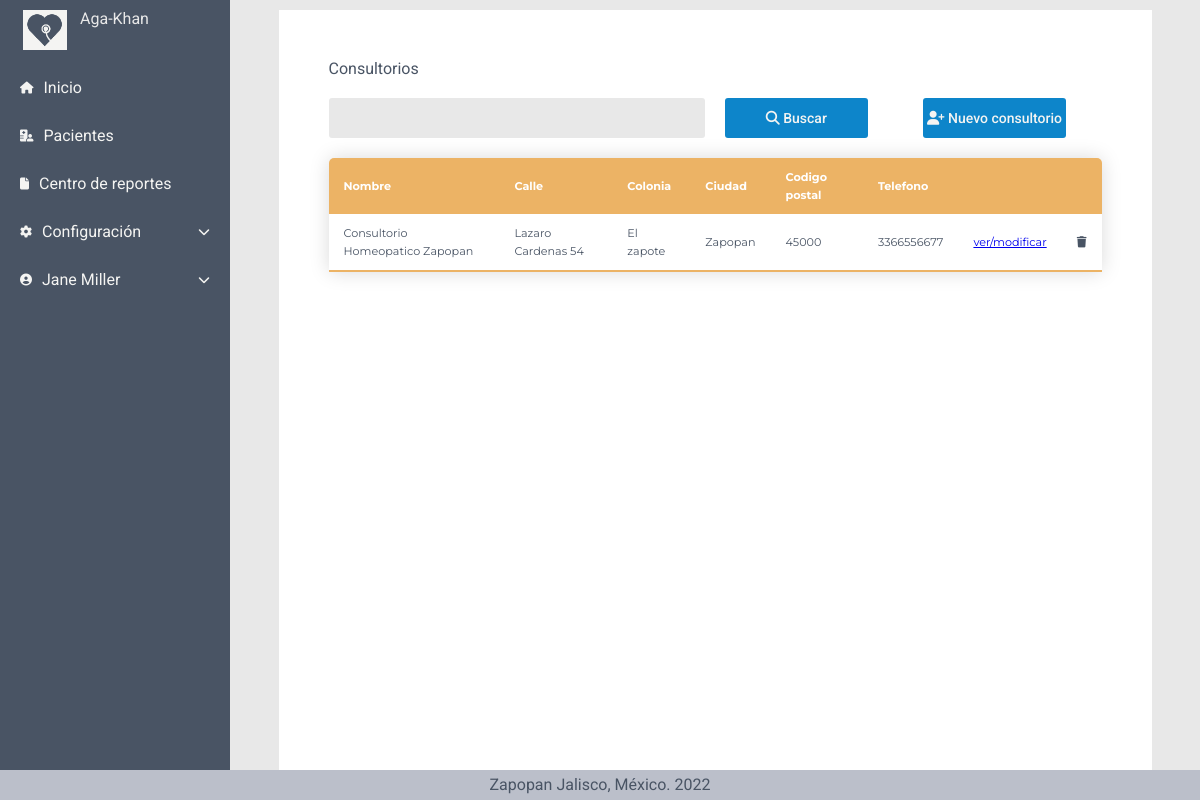
/consultorios.php (signed in), run on the app's committed database.
### tables this page shows
create table consultorio (id int(10) primary key not null auto_increment, nombre varchar(100),calle varchar(45), colonia varchar(45), ciudad varchar(45), codigoPostal int(5), telefono varchar(45));

### consultorios.php (the view, shortened to what this page needs)
<?php
require("./php/conexion.php");
?>
<!DOCTYPE html>
<html lang="en">
<head>
    <link rel="stylesheet" href="./css/estilos-pacientes.css">
</head>
<body>
    <div class="contenedor">
    <?php require("./layout/menu.php"); ?>
    <div class="content-general">
            <label class="span-4" for="">Consultorios</label>
            <input class="form_input span-2" type="text">
            <button class="boton azul"><i class="fas fa-search"></i> Buscar</button>
            <button class="boton azul" onClick="redirectNuevoConsultorio()"><i class="fas fa-user-plus"></i> Nuevo
                consultorio</button>
            <table class="table span-4">
                <thead>
                    <tr>
                        <th>Nombre</th>
                        <th>Calle</th>
                        <th>Colonia</th>
                        <th>Ciudad</th>
                        <th>Codigo postal</th>
                        <th>Telefono</th>
                        <th></th>
                        <th></th>
                    </tr>
                </thead>
                <tbody>
                    <?php
            $stat= $dbh-> prepare ("select nombre,calle,colonia,ciudad,codigoPostal,telefono from consultorio; ");
            $stat->execute();
            while($datosConsultorio=$stat->fetch(PDO::FETCH_OBJ)){
                ?>
                    <tr>
                        <td><?php echo $datosConsultorio->nombre;?></td>
                        <td><?php echo $datosConsultorio->calle;?></td>
                        <td><?php echo $datosConsultorio->colonia;?></td>
                        <td><?php echo $datosConsultorio->ciudad;?></td>
                        <td><?php echo $datosConsultorio->codigoPostal;?></td>
                        <td><?php echo $datosConsultorio->telefono;?></td>
                        <td><a href="#">ver/modificar</a></td>
                        <td><i class="fas fa-trash"></i></td>
                    </tr>
                    <?php
            }
                ?>
                </tbody>
            </table>
    </div>
    <?php require("./layout/footer.php"); ?>
    </div>
</body>
</html>

### css/estilos-pacientes.css (style rules this page uses)
html { scroll-behavior: smooth; }

### css/estilos.css (style rules this page uses)
* { margin:0; padding:0; box-sizing: border-box; }
body { line-height: 18px; font-family: 'Roboto', sans-serif; font-weight: 400; }
.content-general { display: grid; grid-auto-rows: minmax(min-content, max-content); grid-template-columns:1fr 1fr 1fr 1fr; grid-gap:20px; justify-self: center; }
.contenedor, .contenedor-no { font-size: 16px; color: #495464; background: #E8E8E8; }
.contenedor .contenido, .content-pacientes, .content-general, .contenedor-no .contenido { width:90%; max-width: 1400px; }
.contenedor .content-general { margin-top: 10px; background: rgb(255, 255, 255); display: grid; padding:50px; }
.table { justify-self: center; align-self: start; width:100%; border-collapse:collapse; font-size: 0.7em; font-family: 'Montserrat', sans-serif; border-radius: 5px 5px 0 0; overflow: hidden; box-shadow: 0 0 20px rgba(0,0,0,0.15); }
.table thead tr { background-color:#ECB365; color:#ffffff; text-align: left; }
.table th, .table td { padding: 10px 15px; }
.table tbody tr { border-bottom: 1px solid #E8E8E8; }
.table tbody tr:last-of-type { border-bottom: 2px solid #ECB365; }
.form_input { width:100%; background: #E8E8E8; border:3px solid transparent; border-radius:3px ; height: 40px; line-height: 40px; padding: 0 2px 0 10px; transition: .3s ease all; font-size: 13px; font-family: 'Roboto', sans-serif; }
.boton { height:35px; line-height: 35px; width:80%; color: #F4F4F2; border: none; font-weight: 500; cursor: pointer; transition: .1s ease all; border-radius: 3px; font-family: 'Roboto', sans-serif; font-size: 14px; height: 40px; }
.azul { background: #0d85ca; }
.span-2 { grid-column: span 2; }
.span-4 { grid-column: span 4; }

### css/grid.css (style rules this page uses)
.contenedor { min-height: 100vh; display:grid; grid-template-columns: 230px 1fr; grid-template-rows: 1fr 30px; grid-template-areas: "navI content" "footer footer"; }

### data on the page
consultorio: nombre "Consultorio Homeopatico Zapopan", calle "Lazaro Cardenas 54", colonia "El zapote", ciudad "Zapopan", codigoPostal "45000", telefono "3366556677"

### other printed values
$_SESSION['nombre'] "Jane"
$_SESSION['apellidoPaterno'] "Miller"
